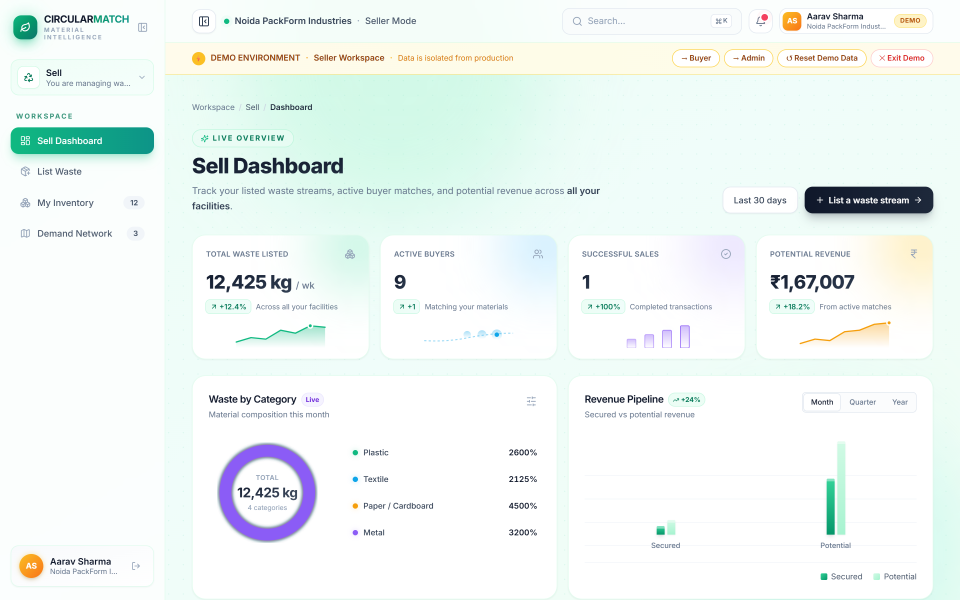
#> input picture screenshots/slide3_seller_dashboard.png, 2880 x 1800 px (shown at 1/3 size)
$ python build_complete_pitch_deck.py
#> lines starting #> are read from the running program, lines starting #| are printed output that depends on the picture
import os
import sys
from PIL import Image
from pptx import Presentation
from pptx.util import Inches, Pt
from pptx.dml.color import RGBColor
from pptx.enum.text import PP_ALIGN, MSO_ANCHOR
from pptx.enum.shapes import MSO_SHAPE

def prepare_dual_workspace_image():
    sc_dir = os.path.join(os.getcwd(), 'screenshots')
    img_sup_p = os.path.join(sc_dir, 'slide3_seller_dashboard.png')
    img_buy_p = os.path.join(sc_dir, 'slide3_buyer_dashboard.png')
    out_p = os.path.join(sc_dir, 'slide3_dual_workspaces.png')

    if os.path.exists(img_sup_p) and os.path.exists(img_buy_p):
        img_sup = Image.open(img_sup_p)
#> img_sup is the input picture: PIL image 2880x1800 RGB; mean R, G, B 238.8, 246.6, 243.9
        img_buy = Image.open(img_buy_p)
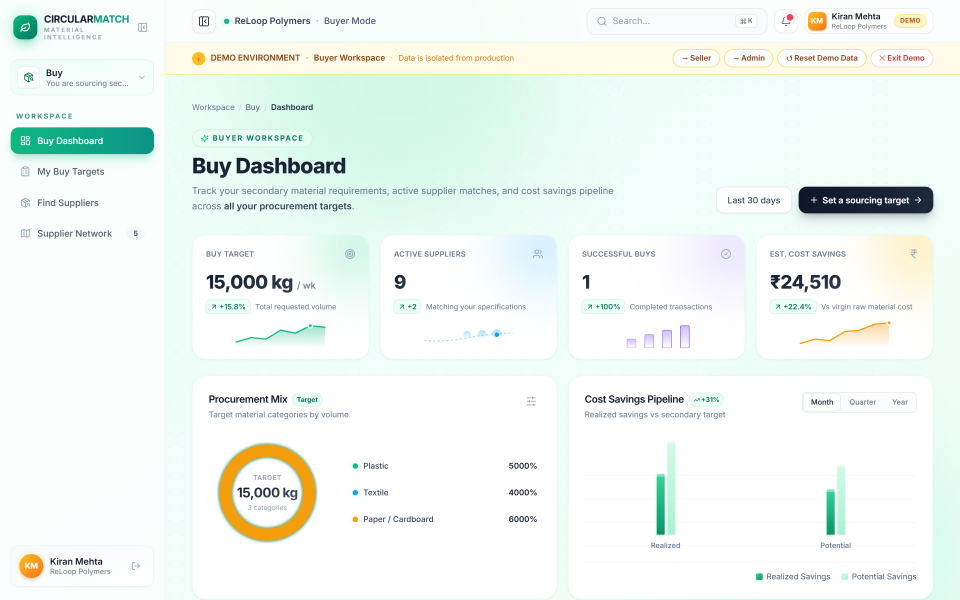
#> input picture screenshots/slide3_buyer_dashboard.png, 2880 x 1800 px (shown at 1/3 size)
#> img_buy is the input picture: PIL image 2880x1800 RGB; mean R, G, B 239, 246.8, 242.4
        crop_h = 1050
        w, _ = img_sup.size
        sup_c = img_sup.crop((0, 0, w, crop_h))
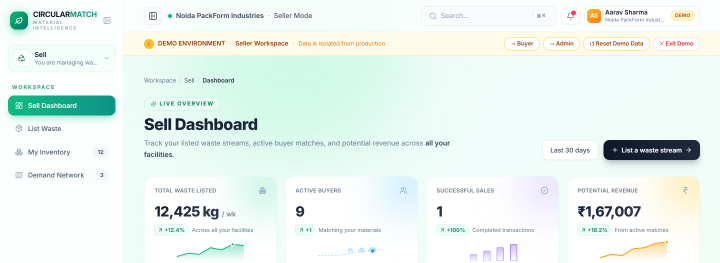
#> sup_c: PIL image 2880x1050 RGB (shown at 1/4 size); mean R, G, B 233.1, 244.5, 239.3
        buy_c = img_buy.crop((0, 0, w, crop_h))
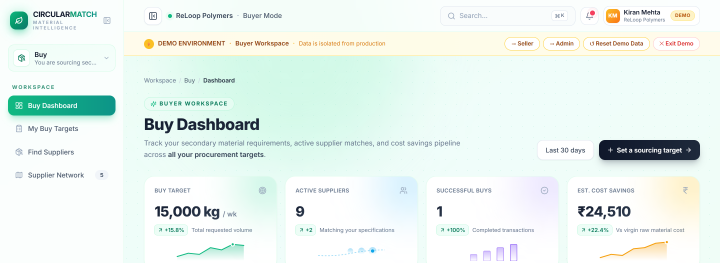
#> buy_c: PIL image 2880x1050 RGB (shown at 1/4 size); mean R, G, B 232.9, 244.4, 239.1
        gap = 40
        combined = Image.new('RGBA', (w, crop_h * 2 + gap), (6, 11, 19, 255))
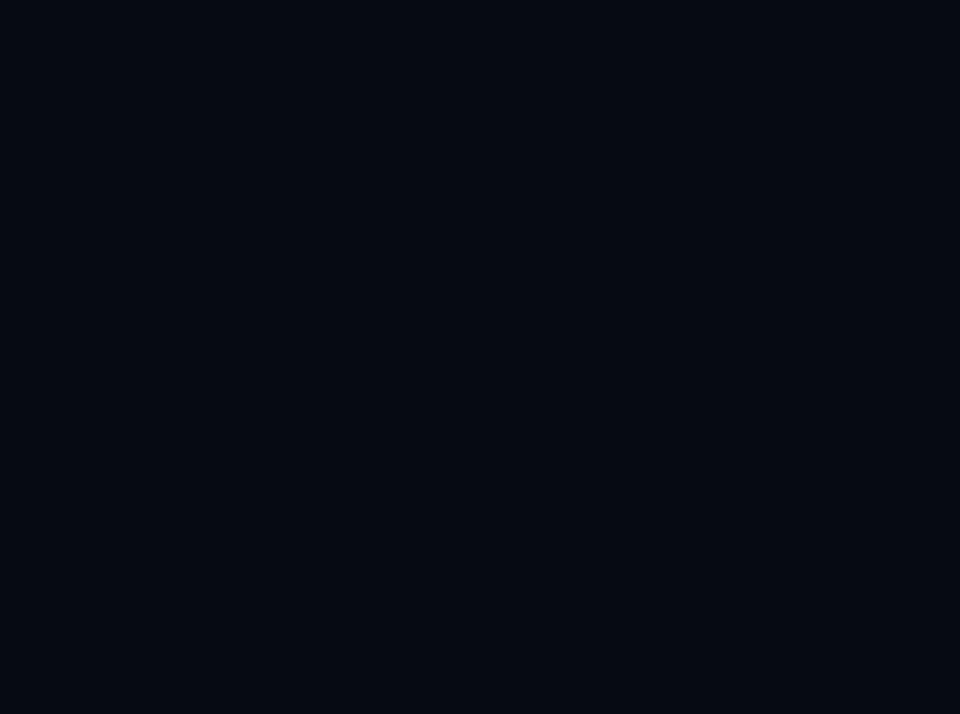
#> combined: PIL image 2880x2140 RGBA (shown at 1/3 size); mean R, G, B, A 6, 11, 19, 255
        combined.paste(sup_c, (0, 0))
        combined.paste(buy_c, (0, crop_h + gap))
#> (the rest of the program and of its run is left out)
